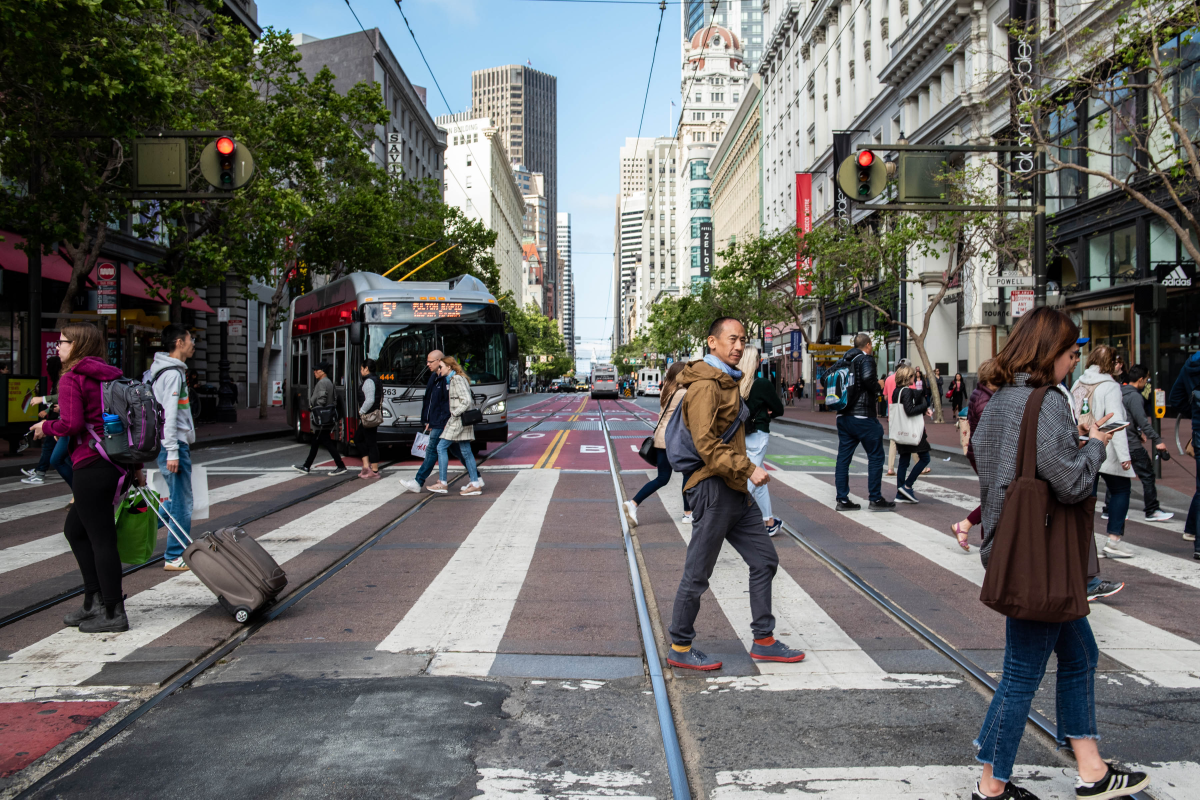
#> input picture practice/cv_prac/pics/sf_people.jpg, 3600 x 2399 px (shown at 1/3 size)
$ python cv-basics.py
#> lines starting #> are read from the running program, lines starting #| are printed output that depends on the picture
import cv2
import numpy

#Create a windows freedom of dimension
cv2.namedWindow("image", cv2.WINDOW_NORMAL)

# Reads disered image
img = cv2.imread('pics/sf_people.jpg', 1)
#> img is the input picture: shape (2399, 3600, 3); mean B, G, R 102.6, 104.7, 104.8

#Resize image to desired dimensions
imgS = cv2.resize(img, (1600, 940))
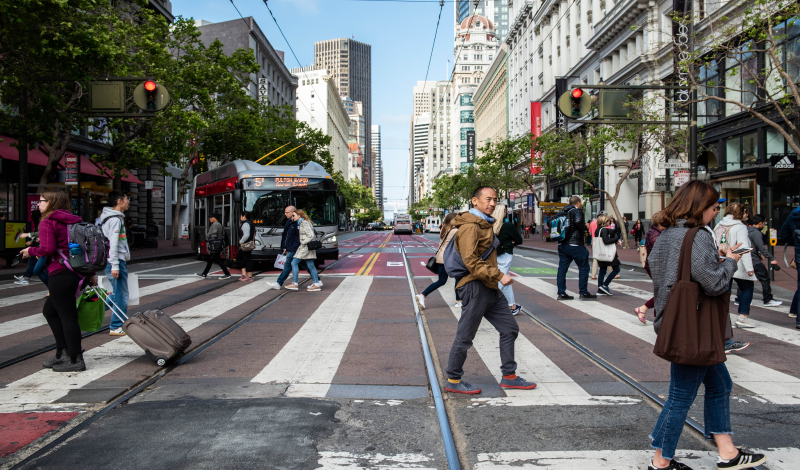
#> imgS: shape (940, 1600, 3) (shown at 1/2 size); mean B, G, R 102.5, 104.6, 104.6

# This is to display the image
cv2.imshow('image', imgS)

# Save image to directed path and as sf_peopleS.jpg
##status = cv2.imwrite(r'pics/sf_peopleS.jpg', imgS)
# Relay status of save, will print 'True' if successull
##print("Image written success? : ", status)

cv2.waitKey() # This is necessary to be required

################### Access Pixel Value and Modyfing them #####################################

# Select a certian pixel in image
px = imgS[100, 100]  # Gives a list of cointing lsit value fro RGB Ex. [23, 12, 23]
#> px = [4, 44, 32]

#access blue channel
blue = img[100, 100, 0]
#> blue = 0

#  to modify we need to acess and overwrite
img[100, 100] = [255, 255, 255]
##print(img[100,100])
#output: [255, 255, 255]

# Accessing red value
img.item(10,10,2)
# >> 59

#$mod red value
img.itemset((10,10,2),100)
img.item(10,10,2)
# >> 100

####################### Access Image Properties ##################################

# Gives you dimensions of pictures/item
img.shape
# >> (2399, 3600, 3) # rows, columns, channels

img.size
# >> 25909200

#Gives image type
img.dtype
# >> uint8

##################### Splitting and Mergin Image Channels  ############################

# This is how to split image channels
b, g, r = cv2.split(img)
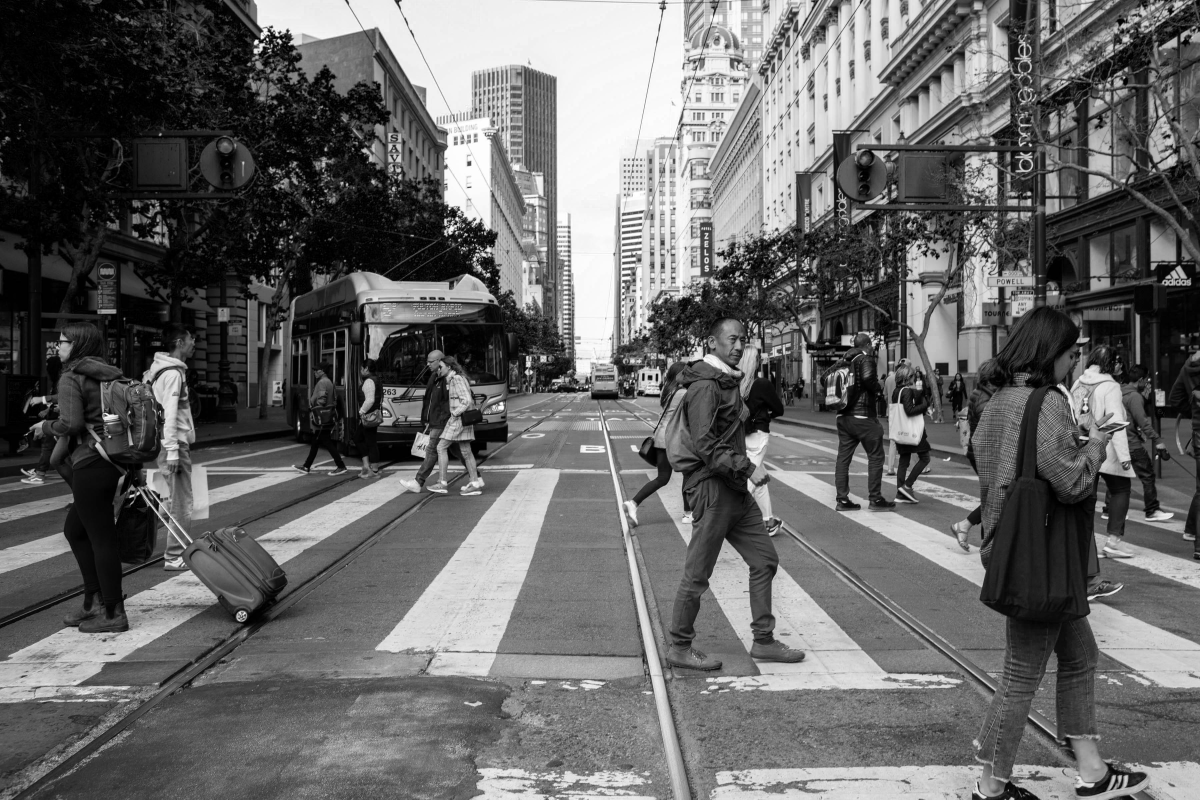
#> b: shape (2399, 3600) (shown at 1/3 size); min 0, max 255, mean 102.6
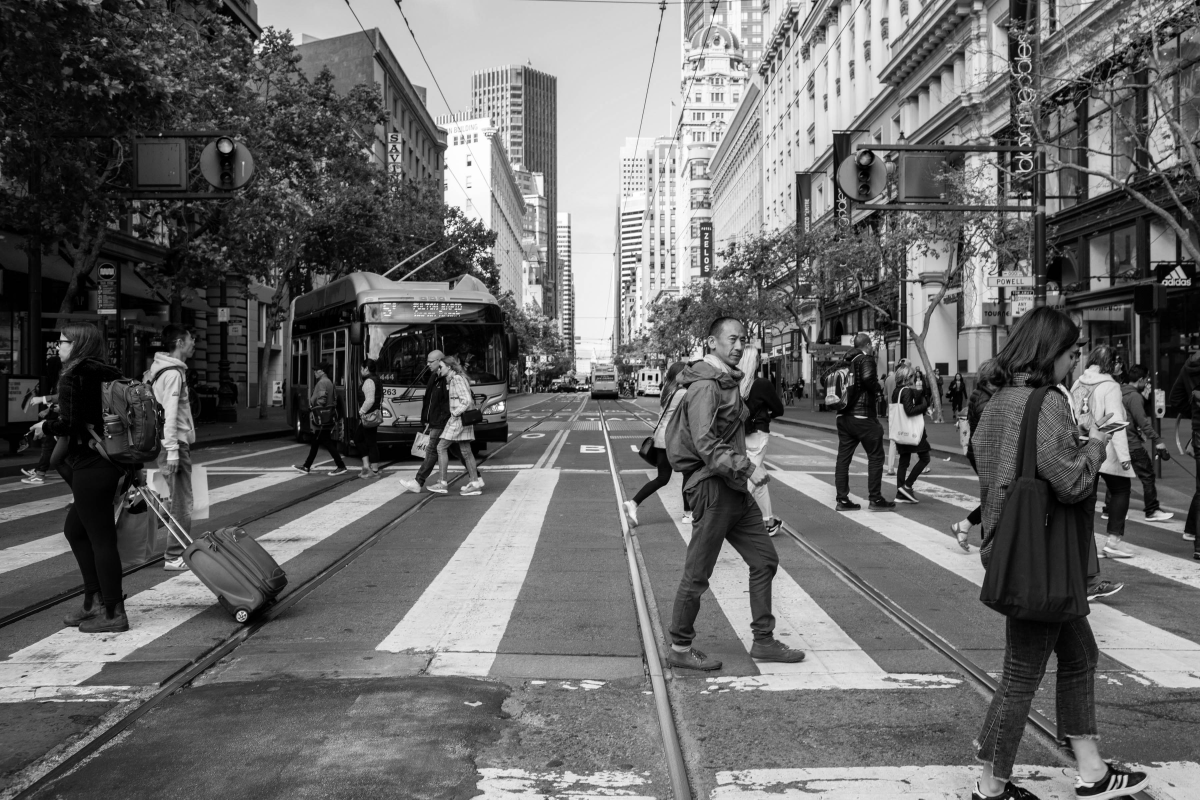
#> g: shape (2399, 3600) (shown at 1/3 size); min 0, max 255, mean 104.7
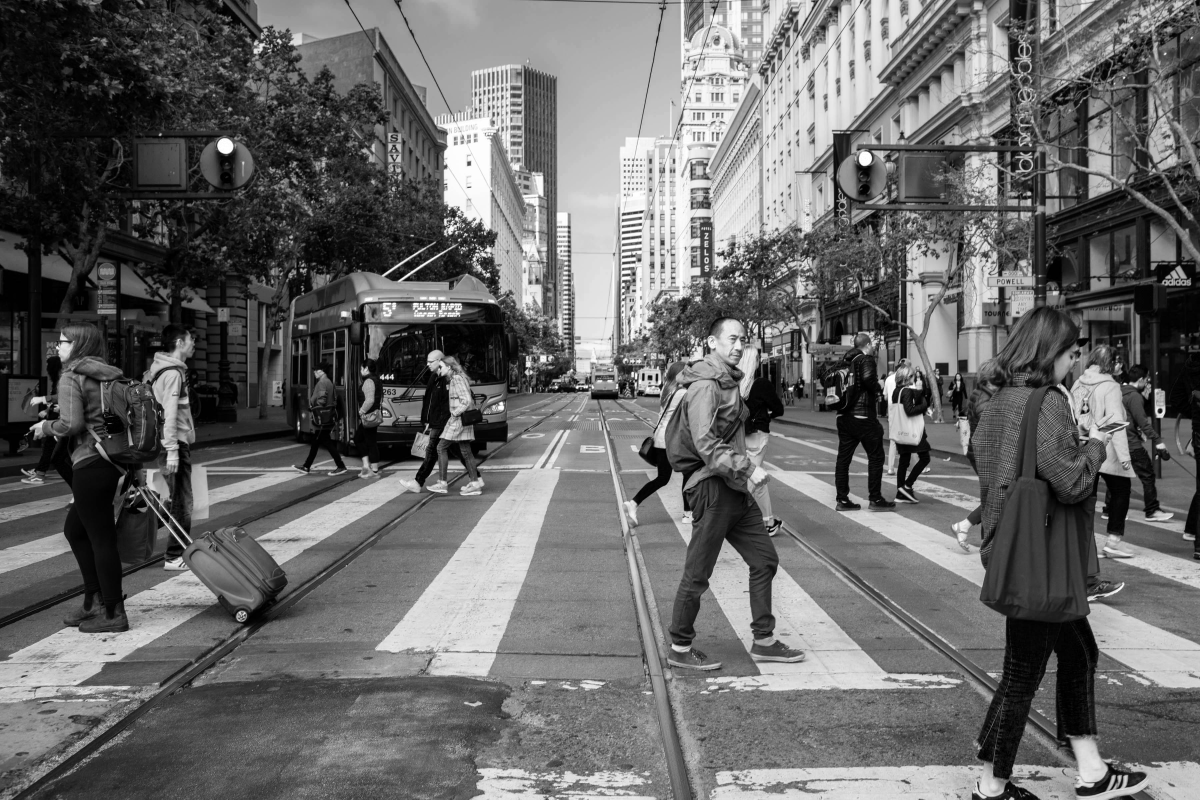
#> r: shape (2399, 3600) (shown at 1/3 size); min 0, max 255, mean 104.8
img = cv2.merge((b, g, r))
b = img[:,:,0]
g = img[:,:,1]
r = img[:,:,2]

# Set all calues in red channel to zero
img [:,:,2] = 0
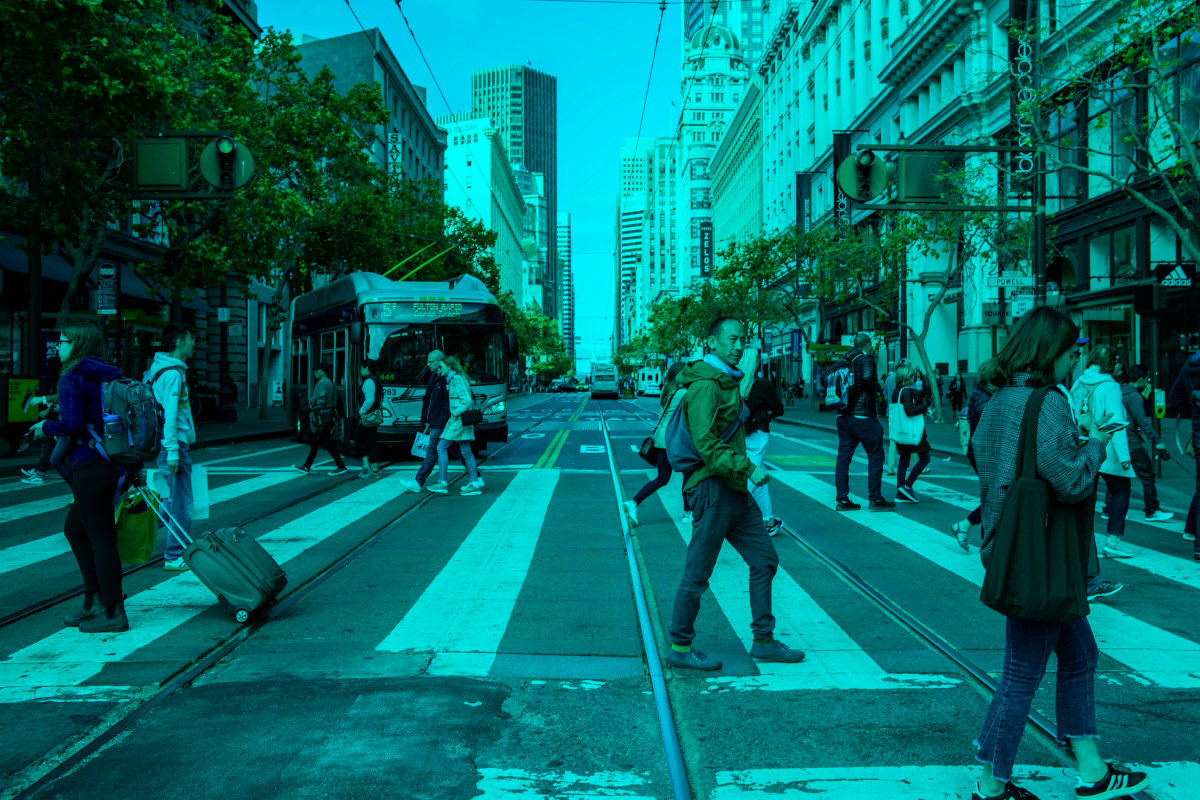
#> img: shape (2399, 3600, 3) (shown at 1/3 size); mean B, G, R 102.6, 104.7, 0

# It will run continuosliy until the key press
cv2.destroyAllWindows()

$ run again, with practice/cv_prac/pics/city.jpg copied over practice/cv_prac/pics/sf_people.jpg
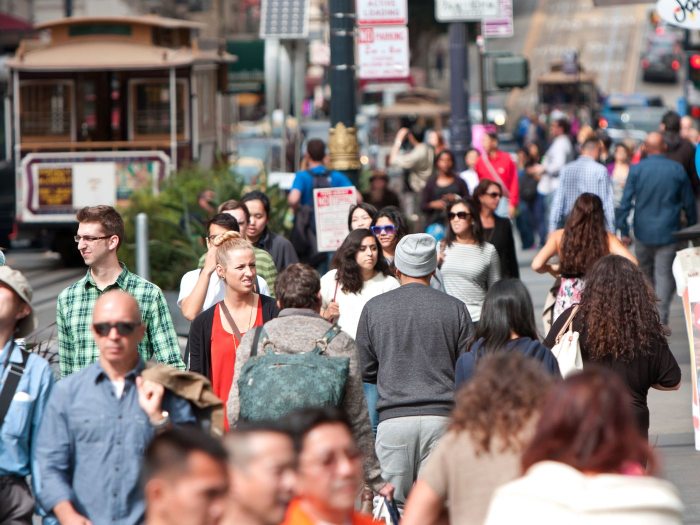
#> input picture practice/cv_prac/pics/city.jpg, 1400 x 1050 px (shown at 1/2 size)
#> img is the input picture: shape (1050, 1400, 3); mean B, G, R 116.1, 118.3, 130.4
#> `imgS = cv2.resize(img, (1600, 940))`:
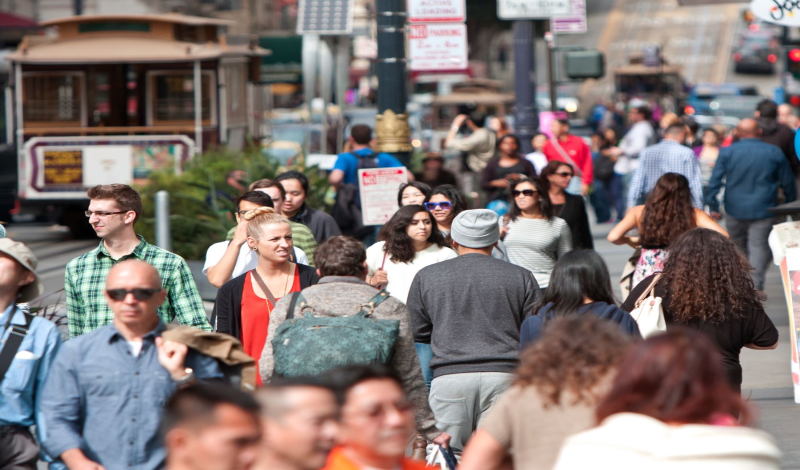
#> imgS: shape (940, 1600, 3) (shown at 1/2 size); mean B, G, R 116, 118.1, 130.3
#> px = [154, 175, 203]
#> blue = 120
#> `img [:,:,2] = 0`:
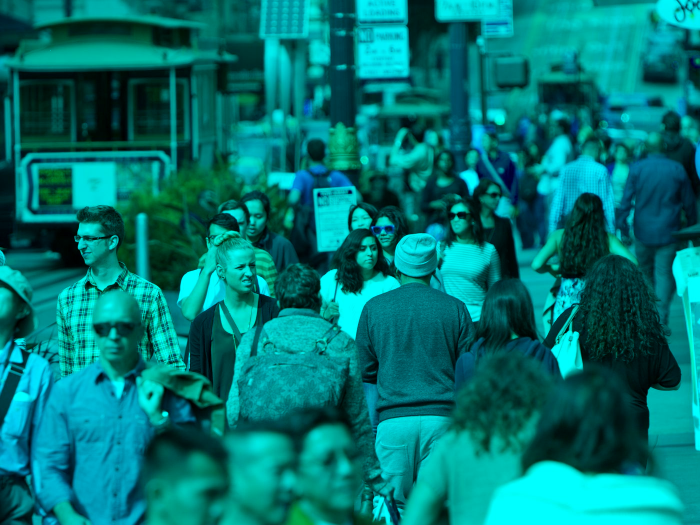
#> img: shape (1050, 1400, 3) (shown at 1/2 size); mean B, G, R 116.1, 118.3, 0

$ run again, with practice/cv_prac/pics/people_walk.jpg copied over practice/cv_prac/pics/sf_people.jpg
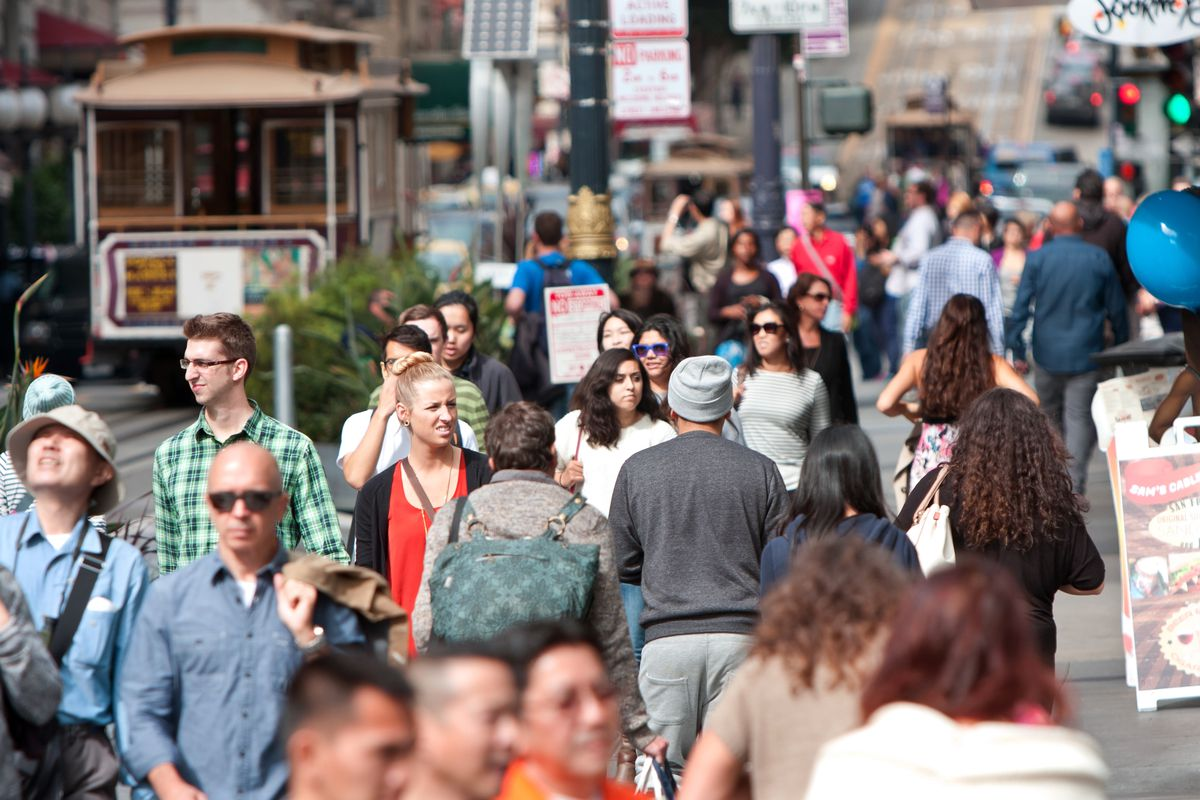
#> input picture practice/cv_prac/pics/people_walk.jpg, 1200 x 800 px
#> img is the input picture: shape (800, 1200, 3); mean B, G, R 117.1, 118.5, 128.6
#> `imgS = cv2.resize(img, (1600, 940))`:
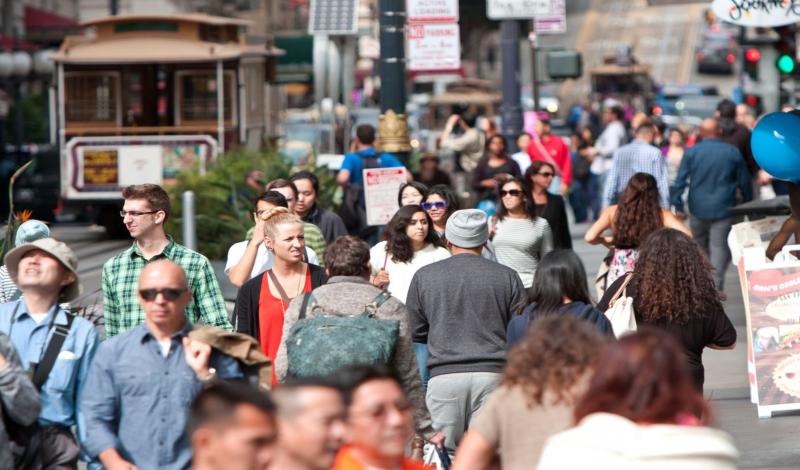
#> imgS: shape (940, 1600, 3) (shown at 1/2 size); mean B, G, R 117, 118.4, 128.5
#> px = [111, 104, 101]
#> blue = 115
#> `img [:,:,2] = 0`:
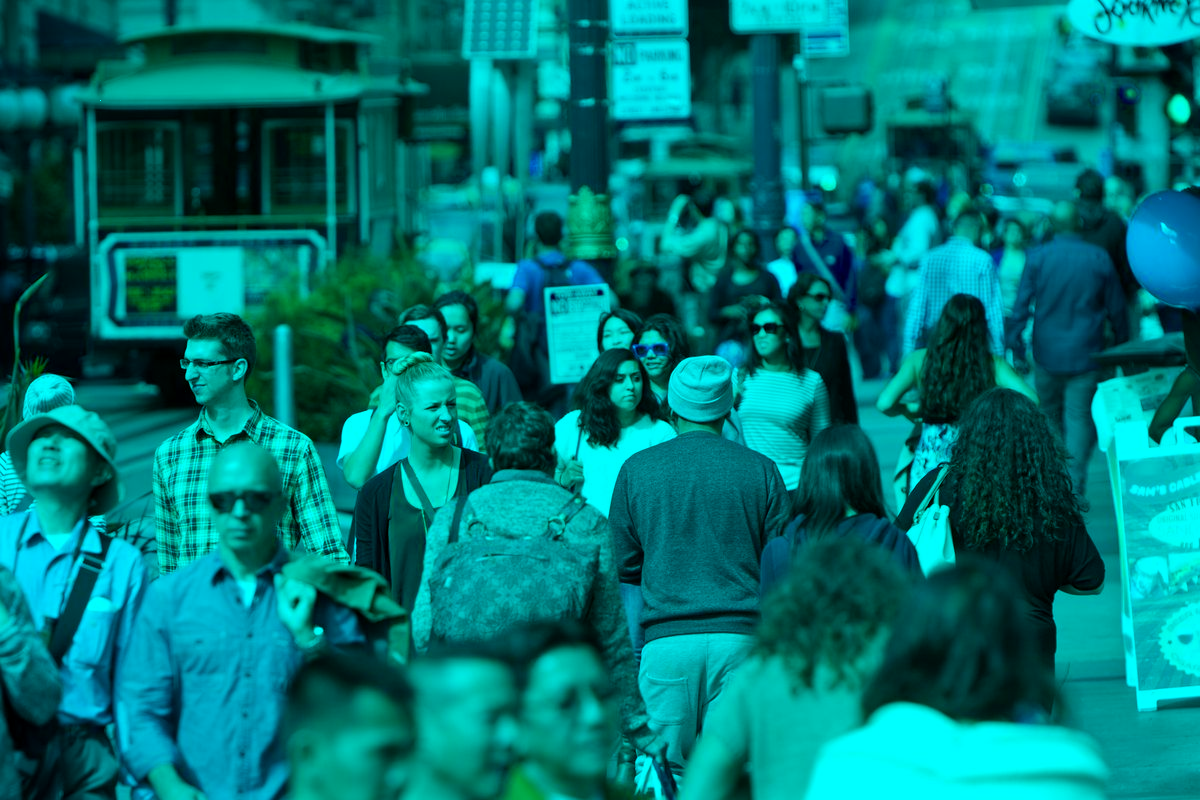
#> img: shape (800, 1200, 3); mean B, G, R 117.1, 118.5, 0

$ run again, with practice/cv_prac/pics/walk_the_walk.jpg copied over practice/cv_prac/pics/sf_people.jpg
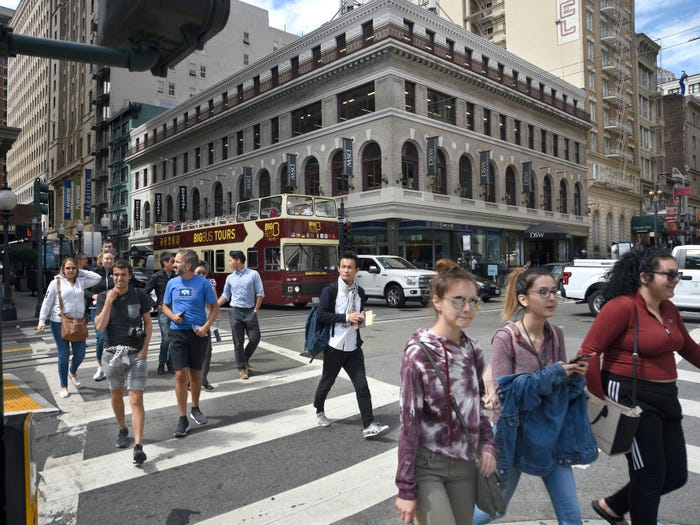
#> input picture practice/cv_prac/pics/walk_the_walk.jpg, 700 x 525 px
#> img is the input picture: shape (525, 700, 3); mean B, G, R 105, 105.2, 107.6
#> `imgS = cv2.resize(img, (1600, 940))`:
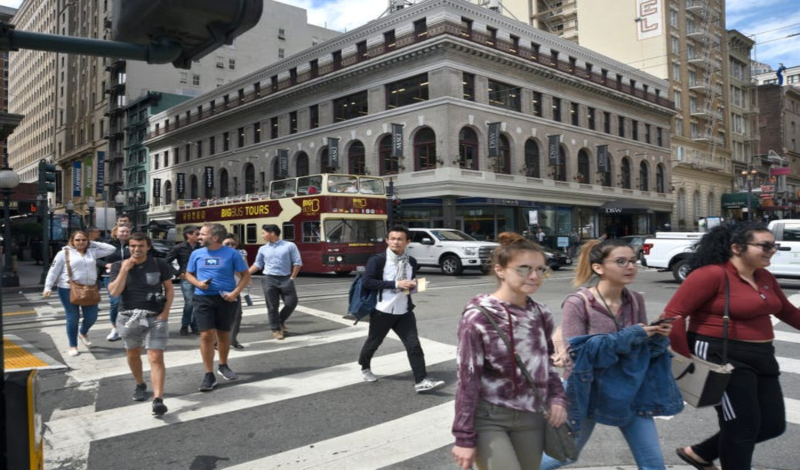
#> imgS: shape (940, 1600, 3) (shown at 1/2 size); mean B, G, R 104.9, 105, 107.5
#> px = [37, 42, 39]
#> blue = 31
#> `img [:,:,2] = 0`:
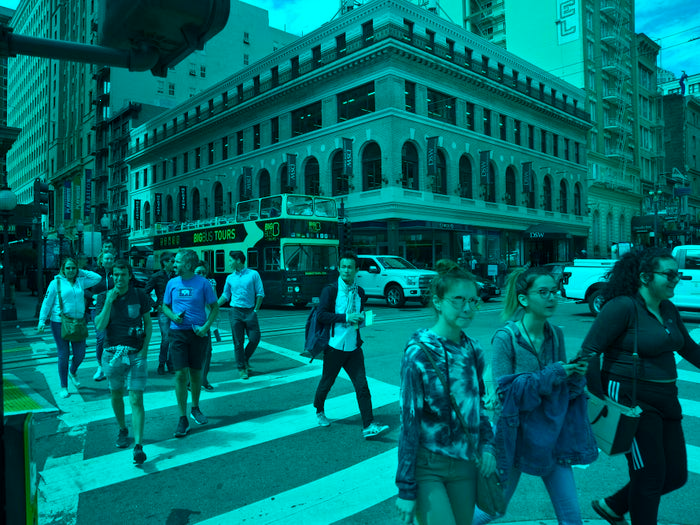
#> img: shape (525, 700, 3); mean B, G, R 105, 105.2, 0
